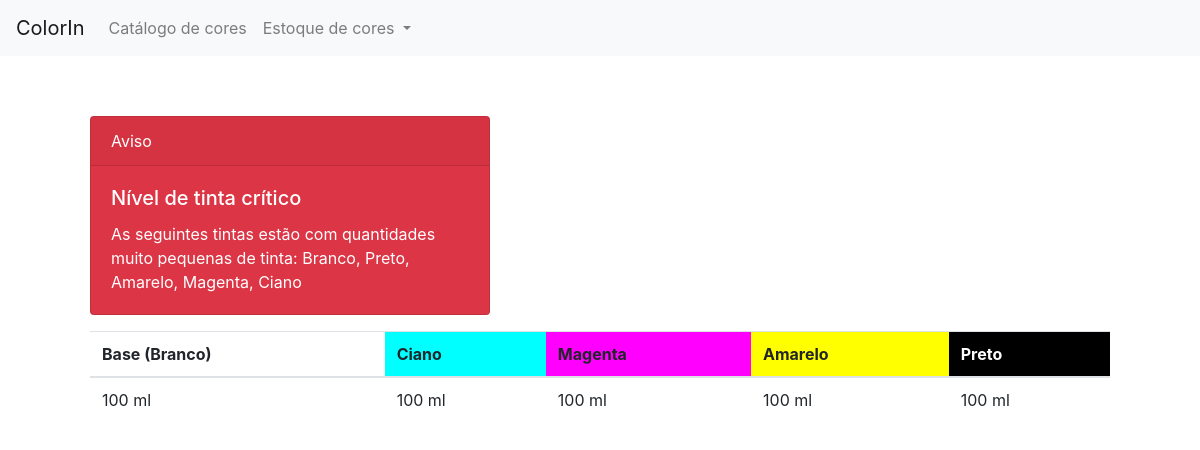
The page /stock_status on the database as committed earlier.
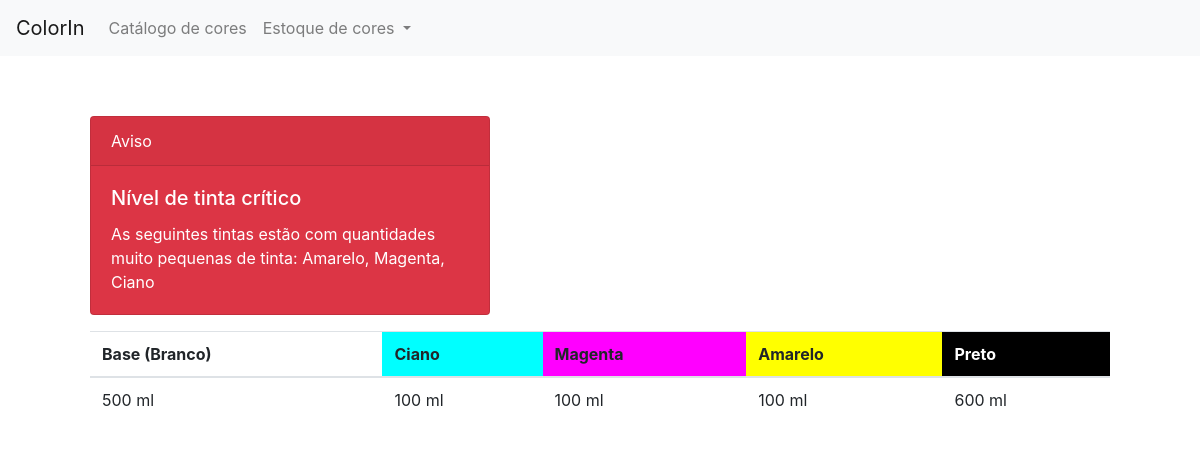
The same page on the database as committed later.
### color_in/models/stock.py (models this page shows)
class Stock(models.Model):
    stock_base = models.IntegerField(verbose_name='Base (Branco)', validators=[
                                     MinValueValidator(0)])
    stock_black = models.IntegerField(verbose_name='Preto',
                                      validators=[MinValueValidator(0)])
    stock_yellow = models.IntegerField(verbose_name='Amarelo',
                                       validators=[MinValueValidator(0)])
    stock_magenta = models.IntegerField(verbose_name='Magenta',
                                        validators=[MinValueValidator(0)])
    stock_cyan = models.IntegerField(verbose_name='Ciano',
                                     validators=[MinValueValidator(0)])
    stock_status = models.BooleanField(verbose_name='Status')

### color_in/views/stock_view.py (the view)
# urls.py: path('stock_status', StockObjectListView.as_view(), name='stock-status'),
class StockObjectListView(ListView):
    model = Stock
    queryset = Stock.objects.filter(pk=1)
    def get_critical_colors(self):
        critical_level = 100
        obj = Stock.objects.get(pk=1)
        all_levels = [(obj.stock_base, 'Branco'), (obj.stock_black, 'Preto'),
                      (obj.stock_yellow, 'Amarelo'), (obj.stock_magenta, 'Magenta'),
                      (obj.stock_cyan, 'Ciano')]
        critical_colors = filter(lambda tup: tup[0] <= critical_level, all_levels)
        critical_colors = list(map(lambda tup: tup[1], critical_colors))
        return critical_colors
    def get_context_data(self, **kwargs):
        data = super().get_context_data(**kwargs)
        critical_colors = self.get_critical_colors()
        data['critical_colors_list'] = critical_colors
        data['critical_colors'] = ", ".join(critical_colors)
        return data

### color_in/templates/color_in/stock_list.html (shortened to what this page needs)
{% extends 'header.html' %}
    {% block content %}
    <table class="table">
        <thead>
            <tr>
                <th>Base (Branco)</th>
                <th bgcolor="cyan">Ciano</th>
                <th bgcolor="magenta">Magenta</th>
                <th bgcolor="yellow">Amarelo</th>
                <th bgcolor="black"><font color="white">Preto</font></th>
            </tr>
        </thead>
        <tbody>
            {% for element in object_list %}
            <tr>
                <td>{% firstof element.stock_base|stringformat:"i"|add:" ml" "Indisponível" %}</td>
                <td>{% firstof element.stock_cyan|stringformat:"i"|add:" ml" "Indisponível" %}</td>
                <td>{% firstof element.stock_magenta|stringformat:"i"|add:" ml" "Indisponível" %}</td>
                <td>{% firstof element.stock_yellow|stringformat:"i"|add:" ml" "Indisponível" %}</td>
                <td>{% firstof element.stock_black|stringformat:"i"|add:" ml" "Indisponível" %}</td>
                {% endfor %}
            </tr>
        </tbody>
        {% if critical_colors_list|length > 0 %}
        <div class="card text-white bg-danger mb-3" style="max-width: 25rem;">
                <div class="card-header">Aviso</div>
                <div class="card-body">
                  <h5 class="card-title">Nível de tinta crítico</h5>
                  <p class="card-text">As seguintes tintas estão com quantidades muito pequenas de tinta: {{ critical_colors }}</p>
                </div>
        </div>
        {% endif %}
        {% endblock %}

Rows that differ between the two databases and show on the page:
changed Stock "100 ml": stock_base "100 ml" → "500 ml"; stock_black "100 ml" → "600 ml"
Other text that changed with them:
{{ critical_colors }}: "Branco, Preto, Amarelo, Magenta, Ciano" → "Amarelo, Magenta, Ciano"
